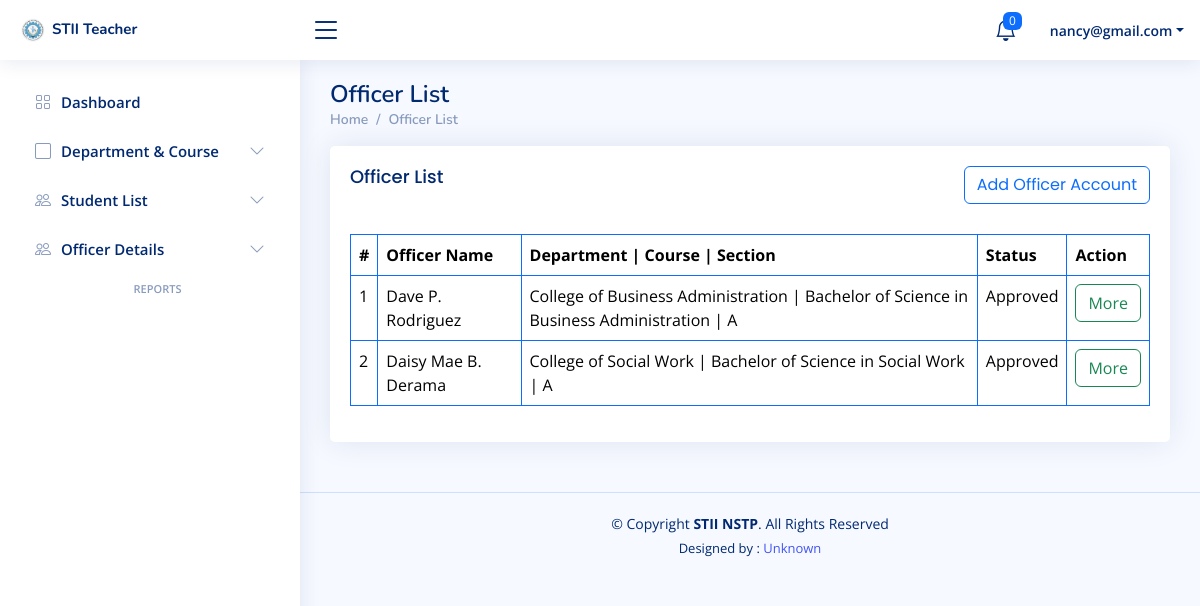
Page /Coordinator/Teacher/officer_list.php (signed in) on the committed database.
### tables this page shows
CREATE TABLE `officer` (
  `o_id` int(11) NOT NULL,
  `d_id` int(11) NOT NULL,
  `c_id` int(11) NOT NULL,
  `section` varchar(255) NOT NULL,
  `s_id` int(11) NOT NULL,
  `email` varchar(255) NOT NULL,
  `password` varchar(255) NOT NULL,
  `confirm_password` varchar(255) NOT NULL,
  `status` varchar(255) NOT NULL DEFAULT 'Pending',
  `co_id` int(11) NOT NULL,
  `t_id` int(11) NOT NULL,
  `date` timestamp NOT NULL DEFAULT current_timestamp() ON UPDATE current_timestamp()
);

CREATE TABLE `students` (
  `s_id` int(11) NOT NULL,
  `full_name` varchar(255) NOT NULL,
  `student_id` varchar(255) NOT NULL,
  `d_id` int(11) NOT NULL,
  `c_id` int(11) NOT NULL,
  `section` varchar(255) NOT NULL,
  `n_id` int(11) NOT NULL,
  `status` varchar(255) NOT NULL DEFAULT 'Enrolled',
  `address` varchar(255) NOT NULL,
  `gender` varchar(255) NOT NULL,
  `age` varchar(255) NOT NULL,
  `birthdate` varchar(255) NOT NULL,
  `civil_status` varchar(255) NOT NULL,
  `profile_picture` varchar(255) NOT NULL,
  `valid_id` varchar(255) NOT NULL,
  `email` varchar(255) NOT NULL,
  `contact_number` varchar(255) NOT NULL,
  `date` timestamp NOT NULL DEFAULT current_timestamp() ON UPDATE current_timestamp()
);

### Coordinator/Teacher/officer_list.php (the view, shortened to what this page needs)
<?php
if (isset($_SESSION['email']) && isset($_SESSION['t_id']) && ($_SESSION['password']) ) {
?>
<!DOCTYPE html>
<html lang="en">
<head>
  <link href="assets/vendor/bootstrap/css/bootstrap.min.css" rel="stylesheet">
  <link href="assets/vendor/bootstrap-icons/bootstrap-icons.css" rel="stylesheet">
  <link href="assets/vendor/boxicons/css/boxicons.min.css" rel="stylesheet">
  <link href="assets/vendor/quill/quill.snow.css" rel="stylesheet">
  <link href="assets/vendor/quill/quill.bubble.css" rel="stylesheet">
  <link href="assets/vendor/remixicon/remixicon.css" rel="stylesheet">
  <link href="assets/vendor/simple-datatables/style.css" rel="stylesheet">
  <link href="assets/css/style.css" rel="stylesheet">
</head>
<body>
<?php include 'Include/header.php'; ?>
<?php include 'Include/sidebar.php'; ?>
  <main id="main" class="main">
    <div class="pagetitle">
      <h1>Officer List</h1>
      <nav>
        <ol class="breadcrumb">
          <li class="breadcrumb-item"><a href="dashboard.php">Home</a></li>
          <li class="breadcrumb-item">Officer List</li>
        </ol>
      </nav>
    </div>
    <section class="section">
      <div class="row">
        <div class="col-lg-12">
          <div class="card">
            <div class="card-body">
              <div class="row">
              	<div class="col-lg-12">
              		<h5 class="card-title">Officer List
                    <a href="add_off.php" style="float: right;" class="btn btn-outline-primary">
                      Add Officer Account
                    </a>
                  </h5><br>
              	</div><br>
              </div>
              <table class="table table-bordered border-primary">
                <thead>
                  <tr>
                    <th scope="col">#</th>
                    <th scope="col">Officer Name</th>
                    <th scope="col">Department | Course | Section</th>
                    <th scope="col">Status</th>
                    <th scope="col">Action</th>
                  </tr>
                </thead>
                <tbody>
                 <?php
include 'conn.php';
$sql = "SELECT o.o_id, s.full_name,
               CONCAT(d.department_name, ' | ', c.course_name, ' | ', o.section) AS department_course_section,
               o.status
        FROM officer o
        JOIN students s ON o.s_id = s.s_id
        JOIN departments d ON o.d_id = d.d_id
        JOIN course c ON o.c_id = c.c_id
        ";
$result = mysqli_query($conn, $sql);
?>
<?php if (mysqli_num_rows($result) > 0): ?>
    <?php while ($row = mysqli_fetch_assoc($result)): ?>
        <tr>
            <td><?= htmlspecialchars($row['o_id']); ?></td>
            <td><?= htmlspecialchars($row['full_name']); ?></td>
            <td><?= htmlspecialchars($row['department_course_section']); ?></td>
            <td><?= htmlspecialchars($row['status']); ?></td>
            <td>
              <a href="off_info.php" class="btn btn-outline-success">More</a>
            </td>
        </tr>
    <?php endwhile; ?>
<?php else: ?>
    <tr>
        <td colspan="5" style="text-align: center;">No Approved Officer Account found</td>
    </tr>
<?php endif; ?>
                </tbody>
              </table>
            </div>
          </div>
        </div>
      </div>
    </section>
  </main>
  <footer id="footer" class="footer">
    <div class="copyright">
      &copy; Copyright <strong><span>STII NSTP</span></strong>. All Rights Reserved
    </div>
    <div class="credits">
      Designed by : <a href="#">Unknown</a>
    </div>
  </footer>
</body>
</html>
<?php
}else{
    header("Location: sign_in.php");
    exit();
}
?>

### Coordinator/Teacher/assets/css/style.css (style rules this page uses)
:root { scroll-behavior: smooth; }
body { font-family: "Open Sans", sans-serif; background: #f6f9ff; color: #444444; }
a { color: #4154f1; text-decoration: none; }
h1, h2, h3, h4, h5, h6 { font-family: "Nunito", sans-serif; }
#main { margin-top: 60px; padding: 20px 30px; transition: all 0.3s; }
.pagetitle { margin-bottom: 10px; }
.pagetitle h1 { font-size: 24px; margin-bottom: 0; font-weight: 600; color: #012970; }
.card { margin-bottom: 30px; border: none; border-radius: 5px; box-shadow: 0px 0 30px rgba(1, 41, 112, 0.1); }
.card-title { padding: 20px 0 15px 0; font-size: 18px; font-weight: 500; color: #012970; font-family: "Poppins", sans-serif; }
.card-body { padding: 0 20px 20px 20px; }
.breadcrumb { font-size: 14px; font-family: "Nunito", sans-serif; color: #899bbd; font-weight: 600; }
.breadcrumb a { color: #899bbd; transition: 0.3s; }
.breadcrumb .breadcrumb-item::before { color: #899bbd; }
@media (min-width: 1200px) { #main, #footer { margin-left: 300px; } }
.footer { padding: 20px 0; font-size: 14px; transition: all 0.3s; border-top: 1px solid #cddfff; }
.footer .copyright { text-align: center; color: #012970; }
.footer .credits { padding-top: 5px; text-align: center; font-size: 13px; color: #012970; }

### rows in the picture
officer: o_id "1", students.full_name "Dave P. Rodriguez", department_course_section "College of Business Administration | Bachelor of Science in Business Administration | A", status "Approved"
officer: o_id "2", students.full_name "Daisy Mae B. Derama", department_course_section "College of Social Work | Bachelor of Science in Social Work | A", status "Approved"

### other values in the picture
$notification_count "0"
$_SESSION['email'] "nancy@gmail.com"
